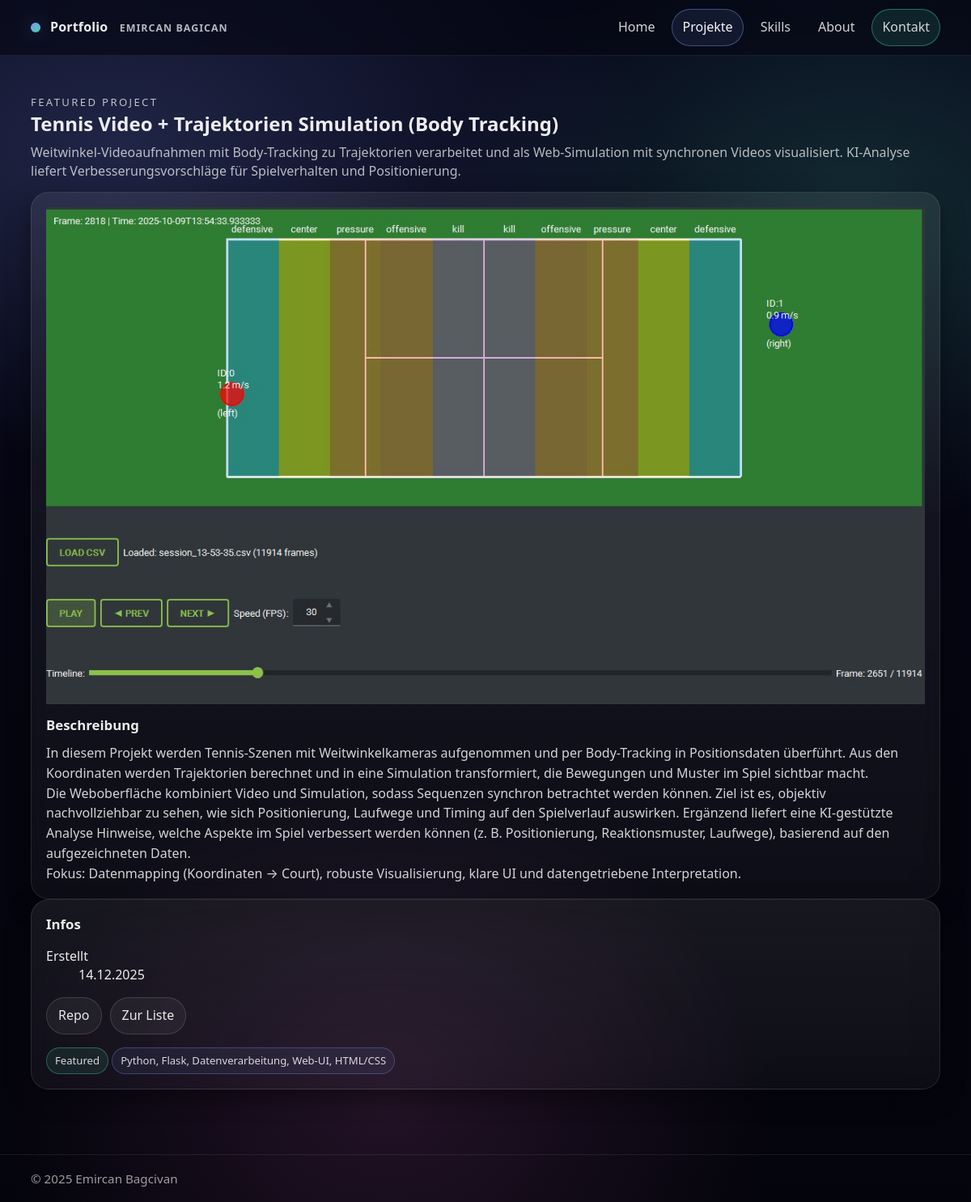
The app's page /projects/tennis-video-trajektorien-simulation-body-tracking/ with its own data.
### portfolio/models.py (models this page shows, shortened)
class Project(models.Model):
    title = models.CharField(max_length=120)
    slug = models.SlugField(max_length=140, unique=True, blank=True)
    short_description = models.CharField(max_length=220)
    description = models.TextField()
    tech_stack = models.CharField(max_length=220, blank=True)
    repo_url = models.URLField(blank=True)
    live_url = models.URLField(blank=True)
    cover_image = models.ImageField(upload_to="projects/", blank=True, null=True)
    featured = models.BooleanField(default=False)
    created_at = models.DateTimeField(auto_now_add=True)
    class Meta:
        ordering = ["-featured", "-created_at"]

### portfolio/views.py (the view)
# urls.py: path("projects/<slug:slug>/", views.ProjectDetailView.as_view(), name="project_detail"),
class ProjectDetailView(DetailView):
    template_name = "portfolio/project_detail.html"
    model = Project
    context_object_name = "project"
    slug_field = "slug"
    slug_url_kwarg = "slug"

### portfolio/templates/portfolio/project_detail.html (shortened to what this page needs)
{% extends "portfolio/base.html" %}
{% load static %}
{% block content %}
<article class="section">
  <header class="section-head">
    <p class="eyebrow">{% if project.featured %}Featured Project{% else %}Project{% endif %}</p>
    <h1>{{ project.title }}</h1>
    <p class="muted">{{ project.short_description }}</p>
  </header>
  <div class="detail">
    <section class="card glass">
      <div class="detail-media">
        {% if project.cover_image %}
          <img src="{{ project.cover_image.url }}" alt="{{ project.title }}">
        {% else %}
          <img src="{% static 'img/placeholder.png' %}" alt="{{ project.title }}">
        {% endif %}
      </div>
      <h2 class="card-title" style="margin-top:14px;">Beschreibung</h2>
      <div class="prose">{{ project.description|linebreaksbr }}</div>
    </section>
    <aside class="card glass">
      <h2 class="card-title">Infos</h2>
      <dl class="meta">
        <div>
          <dt>Erstellt</dt>
          <dd>{{ project.created_at|date:"d.m.Y" }}</dd>
        </div>
      </dl>
      <div style="margin-top:14px; display:flex; gap:10px; flex-wrap:wrap;">
        {% if project.repo_url %}<a class="btn" href="{{ project.repo_url }}">Repo</a>{% endif %}
        <a class="btn" href="{% url 'projects' %}">Zur Liste</a>
      </div>
      <div style="margin-top:16px;">
        {% if project.featured %}<span class="tag good">Featured</span>{% endif %}
        {% if project.tech_stack %}<span class="tag blue">{{ project.tech_stack }}</span>{% endif %}
      </div>
    </aside>
  </div>
</article>
{% endblock %}

### static/css/style.css (style rules this page uses)
:root { --bg0:#050510; --bg1:#07071a; --panel:rgba(255,255,255,.06); --panel2:rgba(255,255,255,.09); --line:rgba(255,255,255,.12); --line2:rgba(255,255,255,.18); --text:rgba(255,255,255,.92); --muted:rgba(255,255,255,.70); --muted2:rgba(255,255,255,.56); --a:rgba(132,160,255,.95); --b:rgba(90,255,205,.92); --c:rgba(255,120,220,.84); --radius:22px; --shadow:0 18px 60px rgba(0,0,0,.55); --shadow2:0 10px 30px rgba(0,0,0,.40); --max:1160px; }
* { box-sizing:border-box }
html,body { height:100% }
body { margin:0; color:var(--text); font-family: ui-sans-serif, system-ui, -apple-system, Segoe UI, Roboto, Arial, sans-serif; background: radial-gradient(1100px 650px at 12% 12%, rgba(132,160,255,.20), transparent 60%), radial-gradient(900px 650px at 88% 18%, rgba(90,255,205,.15), transparent 58%), radial-gradient(800px 650px at 40% 92%, rgba(255,120,220,.12), transparent 60%), linear-gradient(180deg, var(--bg1), var(--bg0) 60%, #04040c); line-height:1.45; min-height:100vh; display:flex; flex-direction:column; }
img { max-width:100%;display:block }
a { color:inherit }
.muted { color:var(--muted) }
.eyebrow { margin:0 0 10px 0; font-size:.82rem; letter-spacing:.18em; text-transform:uppercase; color:rgba(255,255,255,.72); }
.card { border-radius:var(--radius); border:1px solid rgba(255,255,255,.10); background:rgba(255,255,255,.05); box-shadow:var(--shadow2); padding:18px; overflow:visible; }
.glass { background:linear-gradient(180deg, rgba(255,255,255,.08), rgba(255,255,255,.04)); backdrop-filter:blur(14px); }
.card-title { margin:0 0 10px 0;font-size:1.05rem }
.section { padding:22px 0 }
.section-head { margin-bottom:14px }
.section-head h1,.section-head h2 { margin:0 0 6px 0 }
.section-head p { margin:0 }
.btn { display:inline-flex; align-items:center; justify-content:center; padding:10px 14px; border-radius:999px; border:1px solid rgba(255,255,255,.14); background:rgba(255,255,255,.05); text-decoration:none; color:rgba(255,255,255,.90); cursor:pointer; transition:transform .18s ease, background .18s ease, border-color .18s ease; }
.tag { display:inline-flex; align-items:center; padding:6px 10px; border-radius:999px; font-size:.82rem; color:rgba(255,255,255,.82); border:1px solid rgba(255,255,255,.14); background:rgba(255,255,255,.04); }
.tag.good { border-color:rgba(90,255,205,.30);background:rgba(90,255,205,.08) }
.tag.blue { border-color:rgba(132,160,255,.30);background:rgba(132,160,255,.08) }
.prose { color:rgba(255,255,255,.82);line-height:1.55 }

### records on screen
Project: title "Tennis Video + Trajektorien Simulation (Body Tracking)", short_description "Weitwinkel-Videoaufnahmen mit Body-Tracking zu Trajektorien verarbeitet und als Web-Simulation mit synchronen Videos visualisiert. KI-Analyse liefert Verbesserungsvorschläge für Spielverhalten und Positionierung.", cover_image (picture), description "In diesem Projekt werden Tennis-Szenen mit Weitwinkelkameras aufgenommen und per Body-Tracking in Positionsdaten überführt. Aus den Koordinaten werden Trajektorien berechnet und in eine Simulation transformiert, die Bewegungen und Muster im Spiel sichtbar macht. Die Weboberfläche kombiniert Video und Simulation, sodass Sequenzen synchron betrachtet werden können. Ziel ist es, objektiv nachvollziehbar zu sehen, wie sich Positionierung, Laufwege und Timing auf den Spielverlauf auswirken. Ergänzend liefert eine KI-gestützte Analyse Hinweise, welche Aspekte im Spiel verbessert werden können (z. B. Positionierung, Reaktionsmuster, Laufwege), basierend auf den aufgezeichneten Daten. Fokus:…", created_at "14.12.2025", tech_stack "Python, Flask, Datenverarbeitung, Web-UI, HTML/CSS"
